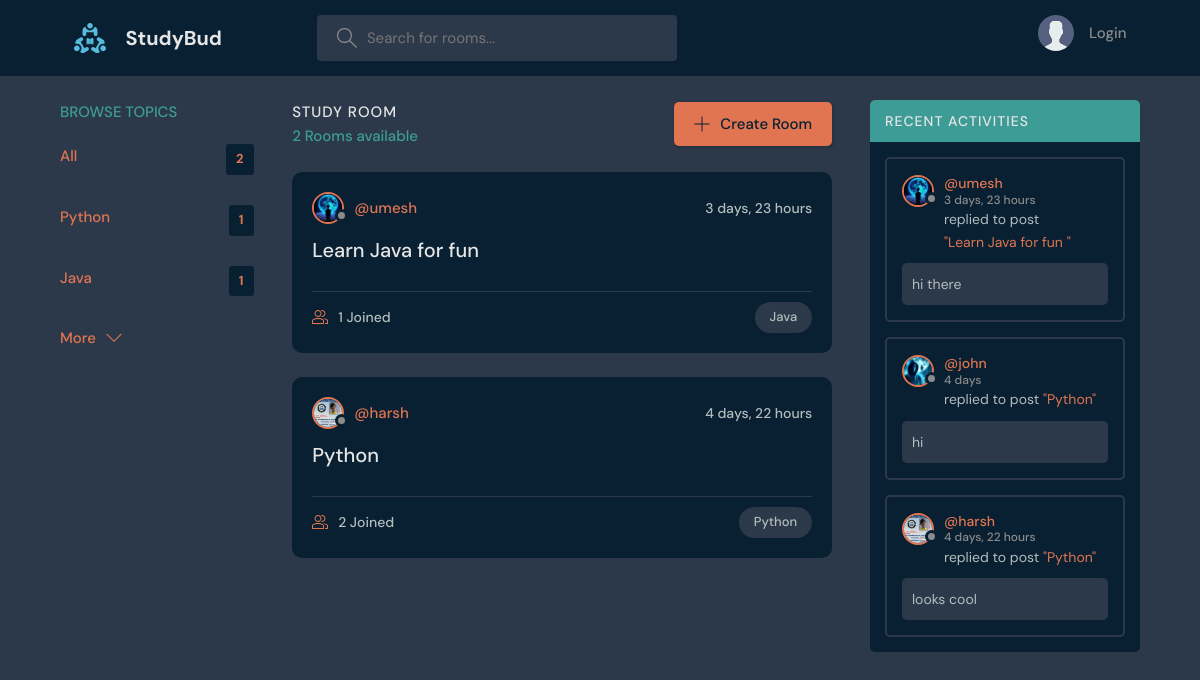
Before: / with the older database file.
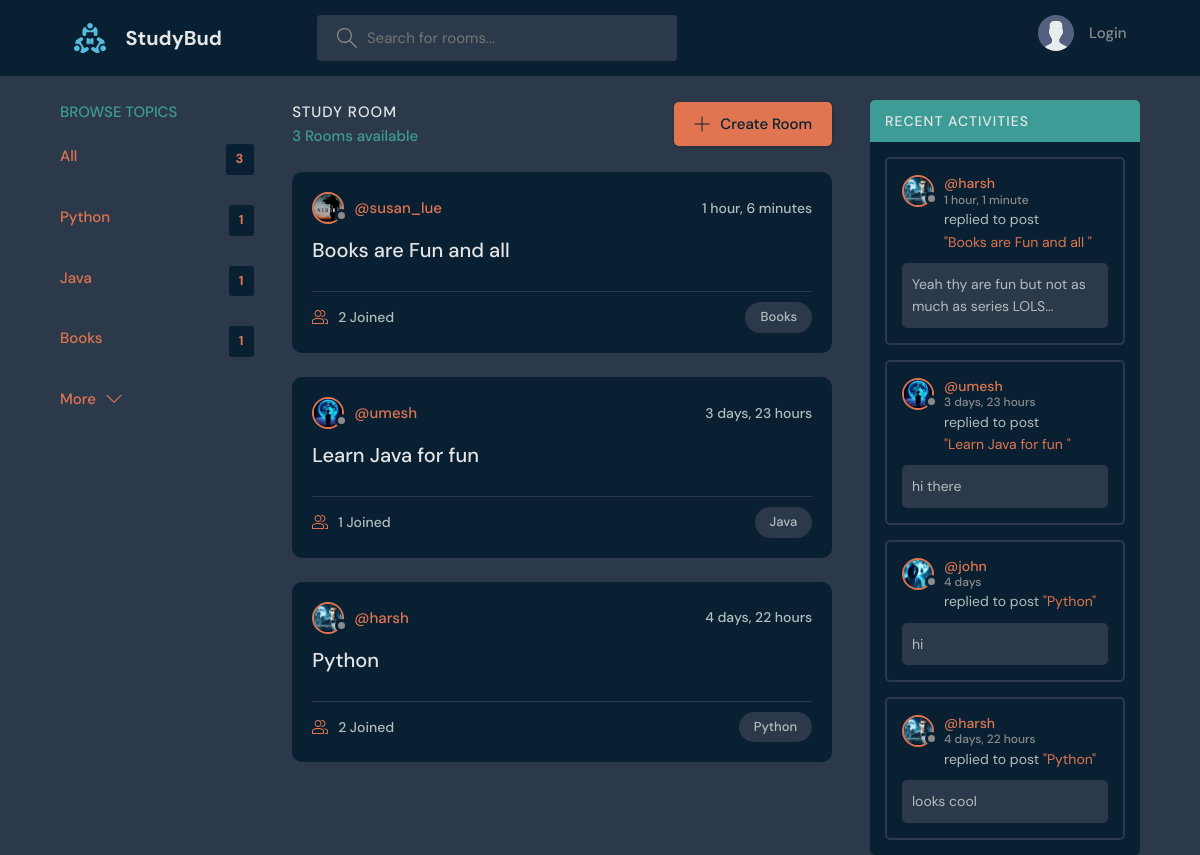
After: the same page with the newer database file.
### base/models.py (models this page shows, shortened)
class Topic(models.Model):
    name = models.CharField(max_length=200)

class Room(models.Model):
    host = models.ForeignKey(User, on_delete=models.SET_NULL, null=True)
    topic = models.ForeignKey(Topic, on_delete=models.SET_NULL, null=True)
    name = models.CharField(max_length=200)
    description = models.TextField(null=True, blank=True)
    participants = models.ManyToManyField(User, related_name='participants',blank=True)
    updated = models.DateTimeField(auto_now=True)
    created = models.DateTimeField(auto_now_add=True)
    class Meta:
        ordering = ['-updated', '-created']
    def __str__(self):
        return self.name

class User(AbstractUser):
    name = models.CharField(max_length=200, null=True)
    email = models.EmailField( unique=True, null = True)
    bio = models.TextField( null=True)
    avatar = models.ImageField(null=True, default="avatar.svg")
    USERNAME_FIELD = 'email'
    REQUIRED_FIELDS = []

class Message(models.Model):
        user = models.ForeignKey(User, on_delete=models.CASCADE)
        room = models.ForeignKey(Room, on_delete=models.CASCADE)
        body = models.TextField()
        updated = models.DateTimeField(auto_now=True)
        created = models.DateTimeField(auto_now_add=True)
        class Meta:
            ordering = ['-updated', '-created']

### base/views.py (the view)
# urls.py: path('', views.home , name="home"),
def home(request):
    q = request.GET.get('q') if request.GET.get('q') != None else ''
    rooms = Room.objects.filter(
        Q(topic__name__icontains=q) |
        Q(name__icontains=q) |
        Q(description__icontains=q)
        )
    room_count = rooms.count()
    topics = Topic.objects.all()[0:5]
    room_messages = Message.objects.all()
    room_messages = Message.objects.filter(Q(room__topic__name__icontains=q))
    context = {'rooms':rooms, 'topics':topics, 'room_count': room_count , 'room_messages': room_messages}
    return render(request,"base/home.html", context)

### base/templates/base/home.html (shortened to what this page needs)
{% extends "main.html" %} {% block content %}
<main class="layout layout--3">
  <div class="container">
    {% include "base/topics_component.html" %}
    <div class="roomList">
      <div class="roomList__header">
        <div>
          <h2>Study Room</h2>
          <p>{{room_count}} Rooms available</p>
        </div>
        <a class="btn btn--main" href="{%url 'create-room' %}">
          <svg
            version="1.1"
            xmlns="http://www.w3.org/2000/svg"
            width="32"
            height="32"
            viewBox="0 0 32 32"
          >
            <title>add</title>
            <path
              d="M16.943 0.943h-1.885v14.115h-14.115v1.885h14.115v14.115h1.885v-14.115h14.115v-1.885h-14.115v-14.115z"
            ></path>
          </svg>
          Create Room
        </a>
      </div>
      {% include "base/feed_component.html" %}
    </div>
    {% include "base/activity_component.html" %}
  </div>
</main>
{% endblock content %}

### base/templates/base/topics_component.html (shortened to what this page needs)
<div class="topics">
  <div class="topics__header">
    <h2>Browse Topics</h2>
  </div>
  <ul class="topics__list">
    <li>
      <a href="/" class="active">All <span>{{topics.count}}</span></a>
    </li>
    {% for topic in topics %}
    <li>
      <a href="{%url 'home' %}?q={{topic.name}}" class="active"
        >{{topic.name}}<span>{{topic.room_set.all.count}}</span></a
      >
    </li>
    {% endfor %}
  </ul>
  <a class="btn btn--link" href="{%url 'topics' %}">
    More
    <svg
      version="1.1"
      xmlns="http://www.w3.org/2000/svg"
      width="32"
      height="32"
      viewBox="0 0 32 32"
    >
      <title>chevron-down</title>
      <path d="M16 21l-13-13h-3l16 16 16-16h-3l-13 13z"></path>
    </svg>
  </a>
</div>

### base/templates/base/feed_component.html (shortened to what this page needs)
{% for room in rooms %}
<div class="roomListRoom">
  <div class="roomListRoom__header">
    <a href="{%url 'user-profile' room.host.id %}" class="roomListRoom__author">
      <div class="avatar avatar--small">
        <img src="{{room.host.avatar.url}}" />
      </div>
      <span>@{{room.host.username}}</span>
    </a>
    <div class="roomListRoom__actions">
      <span>{{room.created | timesince }}</span>
    </div>
  </div>
  <div class="roomListRoom__content">
    <a href="{%url 'room' room.id %}">{{room.name}}</a>
  </div>
  <div class="roomListRoom__meta">
    <a href="{%url 'room' room.id %}" class="roomListRoom__joined">
      {{room.participants.all.count}} Joined
    </a>
    <p class="roomListRoom__topic">{{room.topic.name}}</p>
  </div>
</div>
{% endfor %}

### base/templates/base/activity_component.html (shortened to what this page needs)
<div class="activities">
  <div class="activities__header">
    <h2>Recent Activities</h2>
  </div>
  {% for message in room_messages %}
  <div class="activities__box">
    <div class="activities__boxHeader roomListRoom__header">
      <a
        href="{%url 'user-profile' message.user.id %}"
        class="roomListRoom__author"
      >
        <div class="avatar avatar--small">
          <img src="{{message.user.avatar.url}}" />
        </div>
        <p>
          @{{message.user.username}}
          <span>{{message.created |timesince}}</span>
        </p>
      </a>
    </div>
    <div class="activities__boxContent">
      <p>
        replied to post
        <a href="{%url 'room' message.room.id %}">"{{message.room}}"</a>
      </p>
      <div class="activities__boxRoomContent">{{message.body}}</div>
    </div>
  </div>
  {% endfor %}
</div>

Changed rows visible on the page:
added Topic: name "Books", room_set.all.count "1"
added Room: host.avatar (picture), host.username "susan_lue", created "1 hour, 6 minutes", name "Books are Fun and all", participants.all.count "2", topic.name "Books"
changed through a linked row, Room "Python": host.avatar: a different picture
added Message: user.avatar (picture), user.username "harsh", created "1 hour, 1 minute", room "Books are Fun and all", body "Yeah thy are fun but not as much as series LOLS..."
changed through a linked row, Message "looks cool": user.avatar: a different picture
Other visible differences:
{{ topics.count }}: "2" → "3"
{{ room_count }}: "2" → "3"
